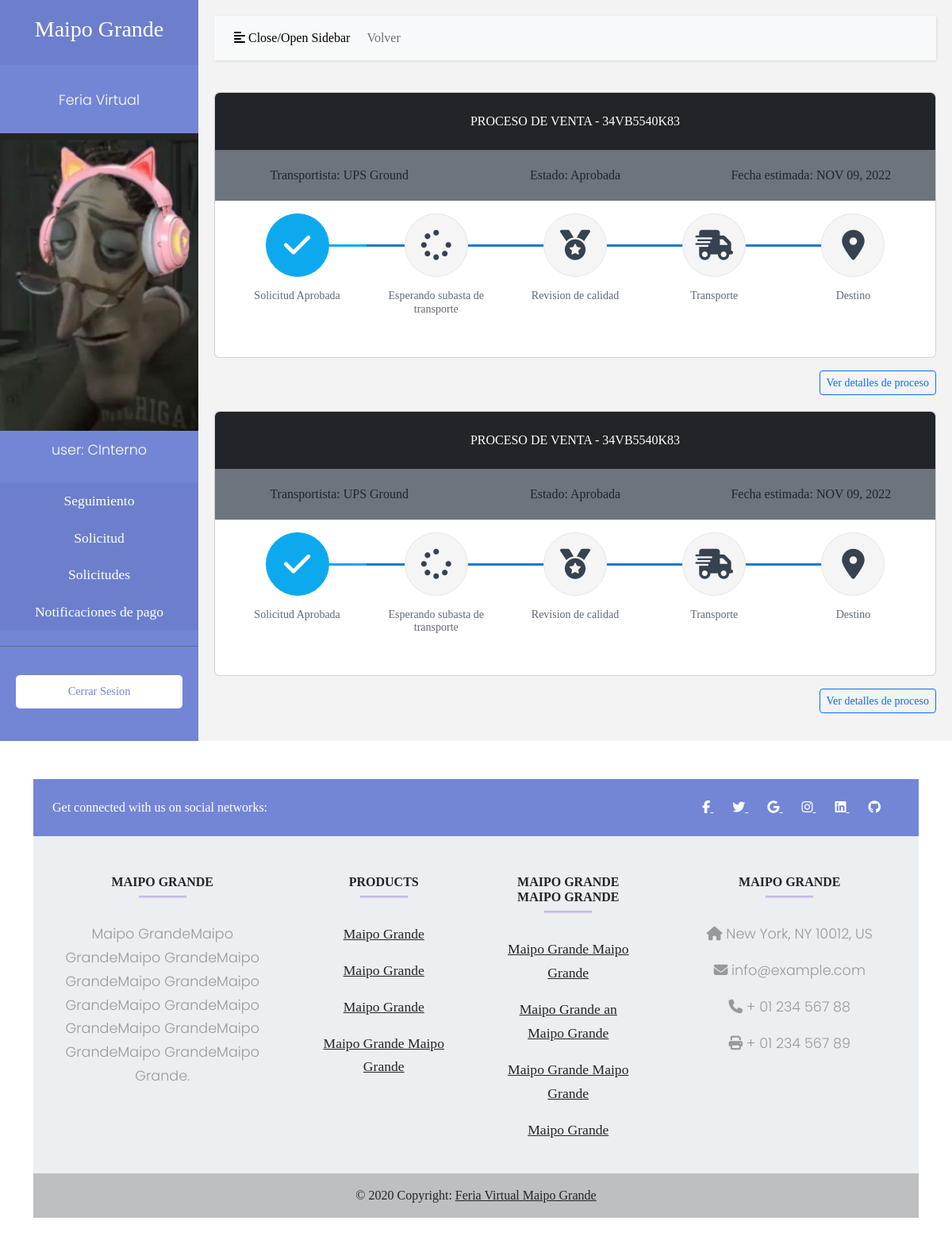
The page / (signed in) on the database as committed earlier.
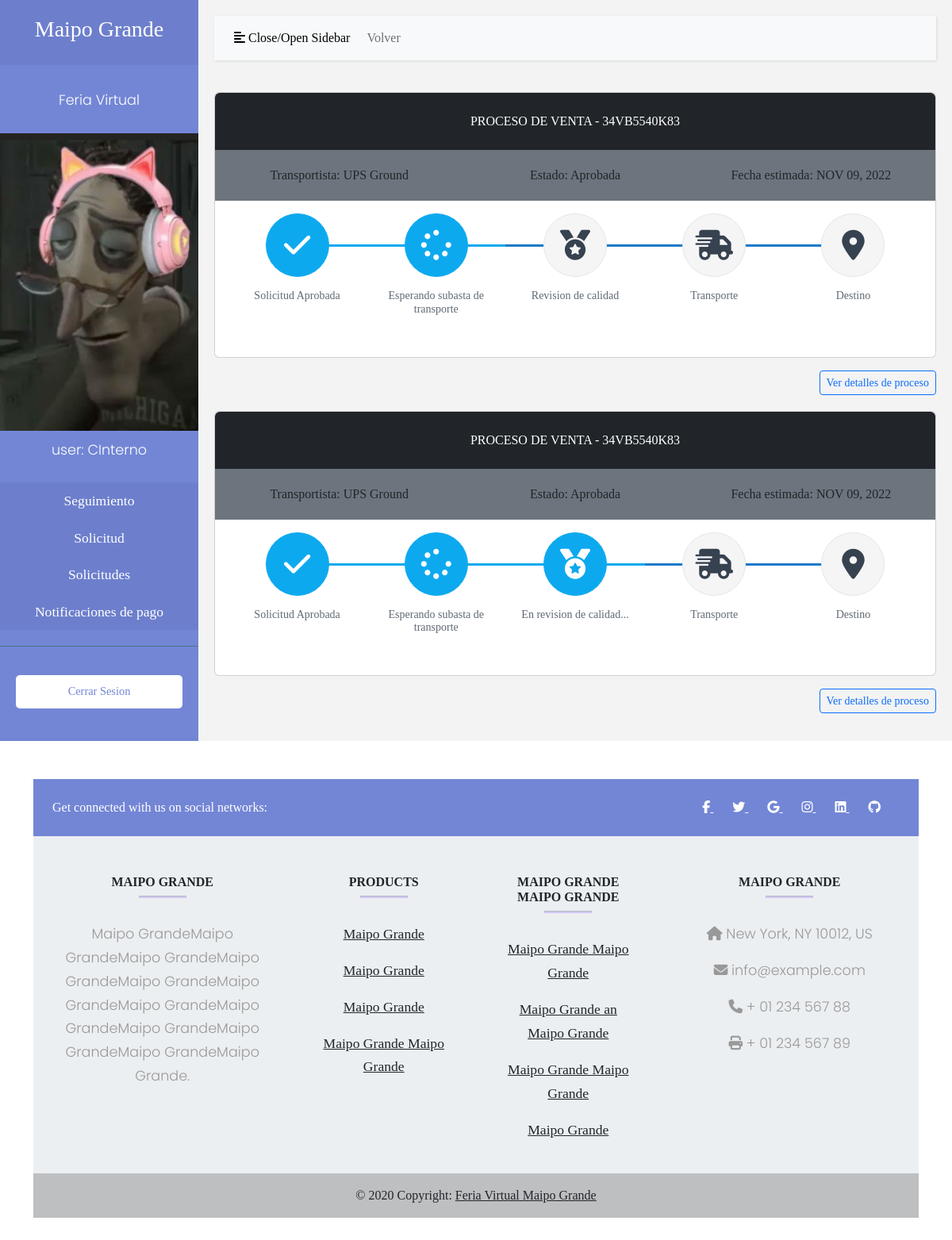
The same page on the database as committed later.
### feriavirtualapp/models.py (models this page shows, shortened)
class Post(models.Model):
    usuario = models.ForeignKey(User, on_delete=models.CASCADE)
    producto = models.CharField(max_length=50, choices = PRODUCTOS, null=True)
    variedad = models.CharField(max_length=50, null=True)
    calibre = models.CharField(max_length=50, choices = CALIBRE, null=True,default=1)
    cantidad_actual = models.IntegerField(default=0)
    cantidad_necesaria = models.IntegerField(default=0)
    contenido = models.TextField()
    cliente = models.ForeignKey(User, on_delete=models.CASCADE,related_name='ClienteSoli')
    fecha_creacion = models.DateTimeField(default=timezone.now)
    imagen = models.ImageField(upload_to="Posts", null=True)
    EstadoSolicitud = models.CharField(max_length=50, null=True, choices=EstadoSolicitudCompra, default='3')
    class Meta:
        ordering = ['-fecha_creacion']

### feriavirtualapp/views.py (the view)
# urls.py: path('', views.seguimiento, name='seguimiento'),
def seguimiento(request):
    solis = Post.objects.filter(usuario=request.user)
    return render(request, 'seguimiento.html',{'solis':solis})

### feriavirtualapp/templates/seguimiento.html (shortened to what the changed rows need)
{% extends 'baseboostrap.html' %}
{% load humanize %}
{% block content %}
{% for s in solis %}
<div class="container-seguimiento padding-bottom-3x mb-1">
        <div class="card mb-3">
          <div class="p-4 text-center text-white text-lg bg-dark rounded-top"><span class="text-uppercase">Proceso de Venta - </span><span class="text-medium">34VB5540K83</span></div>
          <div class="d-flex flex-wrap flex-sm-nowrap justify-content-between py-3 px-2 bg-secondary">
            <div class="w-100 text-center py-1 px-2"><span class="text-medium">Transportista:</span> UPS Ground</div>
            <div class="w-100 text-center py-1 px-2"><span class="text-medium">Estado:</span> Aprobada</div>
            <div class="w-100 text-center py-1 px-2"><span class="text-medium">Fecha estimada:</span> NOV 09, 2022</div>
          </div>
          <div class="card-body">
            <div class="steps d-flex flex-wrap flex-sm-nowrap justify-content-between padding-top-2x padding-bottom-1x">
              {% if s.EstadoSolicitud == "1" %}
              <div class="step completed">
                <div class="step-icon-wrap">
                  <div class="step-icon"><i class="fa-solid fa-check"></i></div>
                </div>
                <h4 class="step-title">Solicitud Aprobada</h4>
              </div>
              <div class="step">
                <div class="step-icon-wrap">
                  <div class="step-icon"><i class="fa-solid fa-spinner"></i></div>
                </div>
                <h4 class="step-title">Esperando subasta de transporte</h4>
              </div>
              <div class="step">
                <div class="step-icon-wrap">
                  <div class="step-icon"><i class="fa-solid fa-medal"></i></div>
                </div>
                <h4 class="step-title">Revision de calidad</h4>
              </div>
              <div class="step">
                <div class="step-icon-wrap">
                  <div class="step-icon"><i class="fa-solid fa-truck-fast"></i></i></div>
                </div>
                <h4 class="step-title">Transporte</h4>
              </div>
              <div class="step">
                <div class="step-icon-wrap">
                  <div class="step-icon"><i class="fa-solid fa-location-dot"></i></div>
                </div>
                <h4 class="step-title">Destino</h4>
              </div>
              {%endif%}
              {% if s.EstadoSolicitud == "4" %}
              <div class="step completed">
                <div class="step-icon-wrap">
                  <div class="step-icon"><i class="fa-solid fa-check"></i></div>
                </div>
                <h4 class="step-title">Solicitud Aprobada</h4>
              </div>
              <div class="step completed">
                <div class="step-icon-wrap">
                  <div class="step-icon"><i class="fa-solid fa-spinner"></i></div>
                </div>
                <h4 class="step-title">Esperando subasta de transporte</h4>
              </div>
              <div class="step">
                <div class="step-icon-wrap">
                  <div class="step-icon"><i class="fa-solid fa-medal"></i></div>
                </div>
                <h4 class="step-title">Revision de calidad</h4>
              </div>
              <div class="step">
                <div class="step-icon-wrap">
                  <div class="step-icon"><i class="fa-solid fa-truck-fast"></i></i></div>
                </div>
                <h4 class="step-title">Transporte</h4>
              </div>
              <div class="step">
                <div class="step-icon-wrap">
                  <div class="step-icon"><i class="fa-solid fa-location-dot"></i></div>
                </div>
                <h4 class="step-title">Destino</h4>
              </div>
              {%endif%}
              {% if s.EstadoSolicitud == "6" %}
              <div class="step completed">
                <div class="step-icon-wrap">
                  <div class="step-icon"><i class="fa-solid fa-check"></i></div>
                </div>
                <h4 class="step-title">Solicitud Aprobada</h4>
              </div>
              <div class="step completed">
                <div class="step-icon-wrap">
                  <div class="step-icon"><i class="fa-solid fa-spinner"></i></div>
                </div>
                <h4 class="step-title">Esperando subasta de transporte</h4>
              </div>
              <div class="step completed">
                <div class="step-icon-wrap">
                  <div class="step-icon"><i class="fa-solid fa-medal"></i></div>
                </div>
                <h4 class="step-title">En revision de calidad...</h4>
              </div>
              <div class="step">
                <div class="step-icon-wrap">
                  <div class="step-icon"><i class="fa-solid fa-truck-fast"></i></i></div>
                </div>
                <h4 class="step-title">Transporte</h4>
              </div>
              <div class="step">
                <div class="step-icon-wrap">
                  <div class="step-icon"><i class="fa-solid fa-location-dot"></i></div>
                </div>
                <h4 class="step-title">Destino</h4>
              </div>
              {%endif%}
            </div>
          </div>
        </div>
        <div class="d-flex flex-wrap flex-md-nowrap justify-content-center justify-content-sm-between align-items-center">
          <div class="custom-control custom-checkbox mr-3">
          </div>
          <div class="text-left text-sm-right"><a class="btn btn-outline-primary btn-rounded btn-sm" href="" data-toggle="modal" data-target="#orderDetails">Ver detalles de proceso</a></div>
        </div>
      </div>
{%endfor%}
{% endblock %}

Rows that differ between the two databases and show on the page:
changed Post (number 1 of 2 on the later page): EstadoSolicitud "1" → "4" (drawn)
changed Post (number 2 of 2 on the later page): EstadoSolicitud "Revision de calidad" → "En revision de calidad..."
